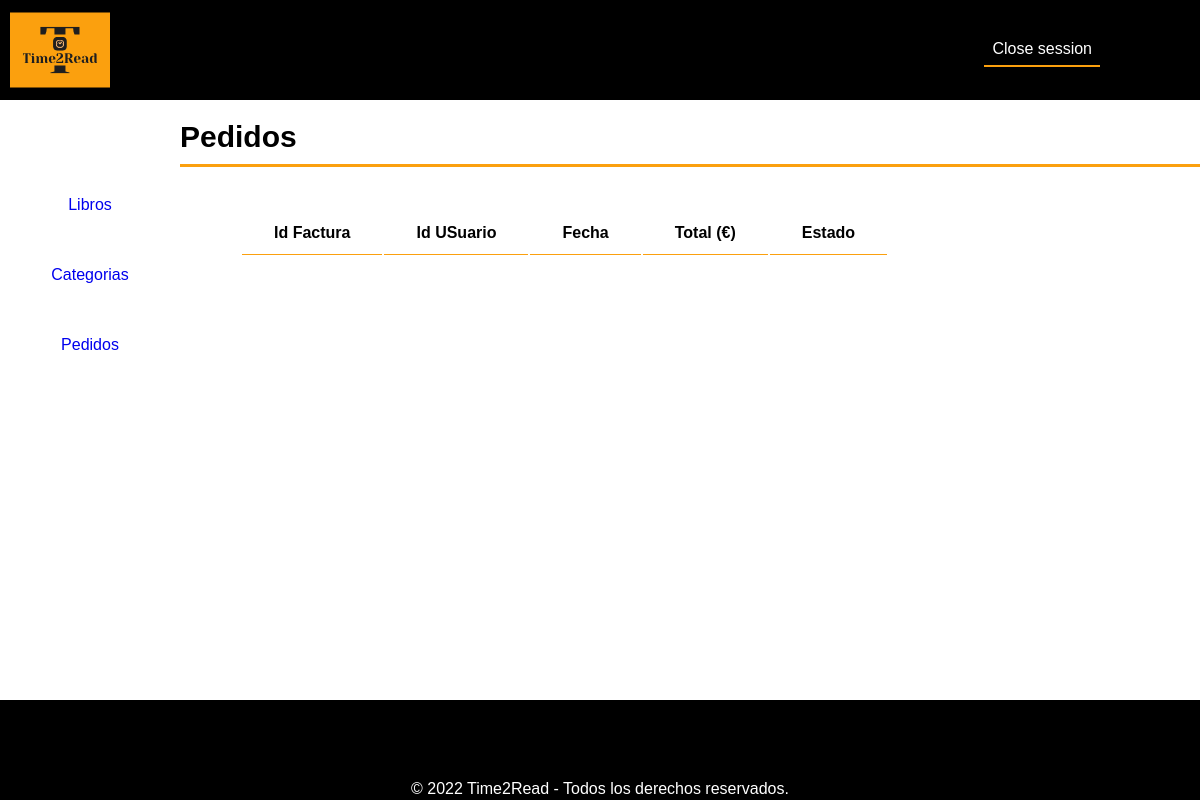
Page /index.php?controller=Pedido&action=mostrarPedidos (signed in) on the earlier database version.
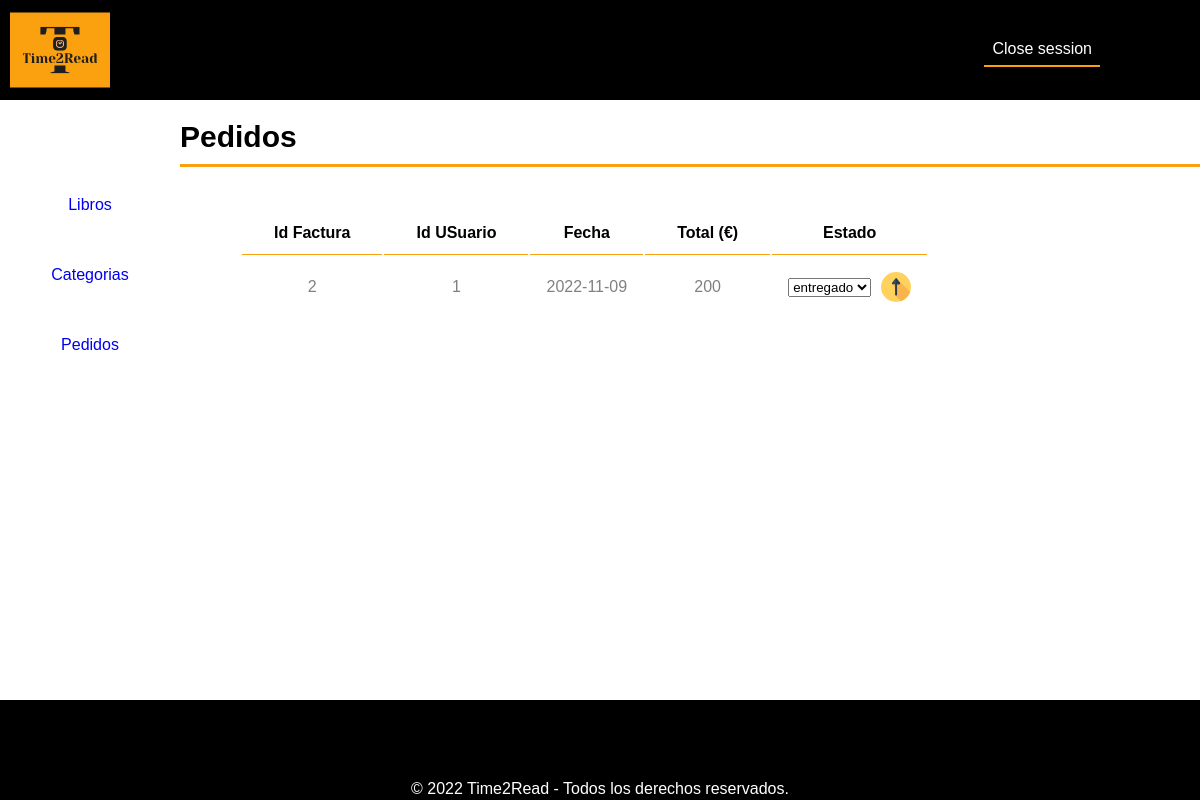
Same page on the later database version.
### tables this page shows
CREATE TABLE `factura` (
  `id_factura` int(11) NOT NULL,
  `fk_id_usuario` int(11) DEFAULT NULL,
  `fecha` date NOT NULL,
  `total` float NOT NULL,
  `estado` int(11) NOT NULL
);

### controllers/PedidoController.php (called while the page is built, shortened)
<?php
require "models/pedidos.php";
class PedidoController
{
    public function mostrarPedidos()
    {
        require_once "views/adminPanel/menu.php";
        $pedido = new Pedido();
        $catalogo = $pedido->obtenerPedido();
        $estados = $pedido->obtenerEstados();
        require_once "views/adminPanel/tablaPedidos.php";
    }
}

### models/database.php (called while the page is built, shortened)
<?php
class Database{
    public function __construct(){
        $servername = "localhost";
        $dbname= "biblioteca";
        $username = "root";
        $password = "";
        try{
		$this->db = new PDO("mysql:host=$servername;dbname=$dbname",$username, $password);
        }
        catch(PDOException $error)
        {
            echo "Connection failed: ". $error->getMessage();
        }
    }
}

### models/pedidos.php (called while the page is built, shortened)
<?php
require_once("database.php");
class Pedido extends Database
{
    public function obtenerPedido()
    {
        $consulta = $this->db->prepare("SELECT id_factura, fk_id_usuario, fecha, total, factura.estado AS id_estado FROM factura INNER JOIN estado_factura ON factura.estado = estado_factura.id_estado");
        $consulta->execute();
        $resultado = $consulta->fetchAll();
        return $resultado;
    }
    public function obtenerEstados(){
        $consulta = $this->db->prepare("SELECT * FROM estado_factura");
        $consulta->execute();
        $resultado = $consulta->fetchAll();
        return $resultado;
    }
}

### views/adminPanel/tablaPedidos.php (the view)
<?php
echo "
<div class='admin-panel-title-container'>
    <h1 class='admin-panel-title'>Pedidos</h1>
    <div class='orange-line'></div>
</div>
<table class='admin-panel-page-table'>
    <tr>
        <th>Id Factura</th>
        <th>Id USuario</th>
        <th>Fecha</th>
        <th>Total (€)</th>
        <th>Estado</th>
    </tr>";
foreach ($catalogo as $pedido) {
    echo " <tr>
        <td class='text'>" . $pedido['id_factura'] . "</td>
        <td class='text'>" . $pedido['fk_id_usuario'] . "</td>
        <td class='text'>" . $pedido['fecha'] . "</td>
        <td class='text'>" . $pedido['total'] . "</td>
        <td class='text'><form class='admin-panel-pedido-editar-estado-form' method='post' action='index.php?controller=Pedido&action=editarEstado'>
            <input readonly class='ocult' name='id_factura' id='id_factura' value='".$pedido['id_factura']."'>
            <select name='estado' id='estado'>";
                    foreach ($estados as $estado){
                        if($pedido['id_estado']==$estado['id_estado']){
                            echo "<option selected value='".$estado['id_estado']."'>".$estado['estado']."</option>";
                        }else {
                            echo "<option value='".$estado['id_estado']."'>".$estado['estado']."</option>";
                        }
                    }
    echo    "</select>
            <input class='admin-panel-pedido-submit-button' type='image' name='submit' src='./img/upload2.svg' alt='Confirmar'>
        </form></td>
        </tr>";
}
echo "</table>";

Differences in the rows shown:
added factura: id_factura "2", fk_id_usuario "1", fecha "2022-11-09", total "200"
